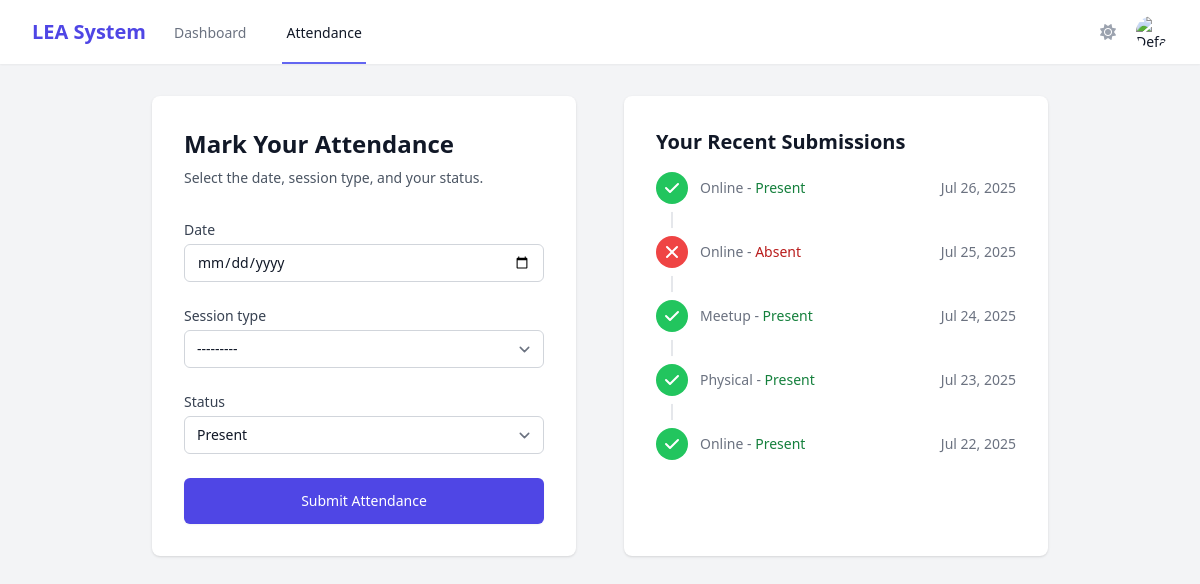
The page /attendance/ (signed in) on the database its author committed.
### lea_app/models.py (models this page shows, shortened)
class Attendance(models.Model):
    SESSION_TYPES = [('physical', 'Physical'), ('online', 'Online'), ('meetup', 'Meetup')]
    STATUS_CHOICES = [('present', 'Present'), ('absent', 'Absent')]
    user = models.ForeignKey(User, on_delete=models.CASCADE, related_name='attendances')
    date = models.DateField()
    session_type = models.CharField(max_length=10, choices=SESSION_TYPES)
    status = models.CharField(max_length=10, choices=STATUS_CHOICES, default='present')
    timestamp = models.DateTimeField(auto_now_add=True)
    class Meta:
        unique_together = ('user', 'date')

### lea_app/views.py (the view, shortened to what this page needs)
# urls.py: path('attendance/', views.attendance_view, name='attendance'),
@login_required
def attendance_view(request):
    form = AttendanceForm()
    recent_attendances = Attendance.objects.filter(user=request.user).order_by('-date')[:5]
    context = {
        'form': form, # This is either a blank form or a form with errors
        'recent_attendances': recent_attendances
    }
    return render(request, 'user/attendance.html', context)

### lea_app/forms.py
class AttendanceForm(forms.ModelForm):
    class Meta:
        model = Attendance
        fields = ['date', 'session_type', 'status']
        widgets = {
            'date': forms.DateInput(attrs={'type': 'date', 'class': input_class}),
            'session_type': forms.Select(attrs={'class': input_class}),
            'status': forms.Select(attrs={'class': input_class}),
        }

### lea_app/models.py (called while the page is built)
    @property
    def is_admin(self):
        return self.role == self.Role.ADMIN

### templates/user/attendance.html (shortened to what this page needs)
{% extends "base.html" %}
{% load static %}
{% block content %}
<div class="max-w-4xl mx-auto">
  <div class="grid grid-cols-1 lg:grid-cols-2 gap-12">
    <div class="bg-white dark:bg-gray-800 shadow rounded-lg p-6 lg:p-8">
      <h2 class="text-2xl font-bold text-gray-900 dark:text-white">Mark Your Attendance</h2>
      <p class="mt-2 text-sm text-gray-600 dark:text-gray-400">Select the date, session type, and your status.</p>
      <form class="mt-8 space-y-6" method="POST">
        <div>
          <label for="{{ form.date.id_for_label }}" class="block text-sm font-medium text-gray-700 dark:text-gray-300">{{ form.date.label }}</label>
          {{ form.date }}
        </div>
        <div>
          <label for="{{ form.session_type.id_for_label }}" class="block text-sm font-medium text-gray-700 dark:text-gray-300">{{ form.session_type.label }}</label>
          {{ form.session_type }}
        </div>
        <div>
          <label for="{{ form.status.id_for_label }}" class="block text-sm font-medium text-gray-700 dark:text-gray-300">{{ form.status.label }}</label>
          {{ form.status }}
        </div>
        <div>
          <button type="submit" class="w-full flex justify-center py-3 px-4 border border-transparent rounded-md shadow-sm text-sm font-medium text-white bg-indigo-600 hover:bg-indigo-700 focus:outline-none focus:ring-2 focus:ring-offset-2 focus:ring-indigo-500">
            Submit Attendance
          </button>
        </div>
      </form>
    </div>
    <div class="bg-white dark:bg-gray-800 shadow rounded-lg p-6 lg:p-8">
      <h3 class="text-xl font-semibold text-gray-900 dark:text-white">Your Recent Submissions</h3>
      <div class="mt-4 flow-root">
        <ul role="list" class="-mb-8">
          {% for attendance in recent_attendances %}
          <li>
            <div class="relative pb-8">
              {% if not forloop.last %}
              <span class="absolute top-4 left-4 -ml-px h-full w-0.5 bg-gray-200 dark:bg-gray-700" aria-hidden="true"></span>
              {% endif %}
              <div class="relative flex space-x-3">
                <div>
                  {% if attendance.status == 'present' %}
                  <span class="h-8 w-8 rounded-full bg-green-500 flex items-center justify-center ring-8 ring-white dark:ring-gray-800">
                    <svg class="h-5 w-5 text-white" fill="currentColor" viewBox="0 0 20 20"><path fill-rule="evenodd" d="M16.707 5.293a1 1 0 010 1.414l-8 8a1 1 0 01-1.414 0l-4-4a1 1 0 011.414-1.414L8 12.586l7.293-7.293a1 1 0 011.414 0z" clip-rule="evenodd"></path></svg>
                  </span>
                  {% else %}
                  <span class="h-8 w-8 rounded-full bg-red-500 flex items-center justify-center ring-8 ring-white dark:ring-gray-800">
                  </span>
                  {% endif %}
                </div>
                <div class="min-w-0 flex-1 pt-1.5 flex justify-between space-x-4">
                  <div>
                    <p class="text-sm text-gray-500 dark:text-gray-400">
                      {{ attendance.get_session_type_display }} -
                      <span class="font-medium {% if attendance.status == 'present' %}text-green-700 dark:text-green-400{% else %}text-red-700 dark:text-red-400{% endif %}">
                        {{ attendance.get_status_display }}
                      </span>
                    </p>
                  </div>
                  <div class="text-right text-sm whitespace-nowrap text-gray-500 dark:text-gray-400">
                    <time>{{ attendance.date|date:"M d, Y" }}</time>
                  </div>
                </div>
              </div>
            </div>
          </li>
          {% empty %}
            <p class="text-sm text-gray-500 dark:text-gray-400">You have not submitted any attendance yet.</p>
          {% endfor %}
        </ul>
      </div>
    </div>
  </div>
</div>
{% endblock %}

### templates/base.html (shortened to what this page needs)
{% load static %}
<!DOCTYPE html>
<html lang="en" class="h-full" x-data="{ darkMode: localStorage.getItem('darkMode') === 'true' }"
      :class="{ 'dark': darkMode }" x-init="$watch('darkMode', value => localStorage.setItem('darkMode', value))">
<head>
    <link href="{% static 'css/output.css' %}" rel="stylesheet">
    <link rel="stylesheet" href="https://cdnjs.cloudflare.com/ajax/libs/font-awesome/6.4.0/css/all.min.css" />
</head>
<body class="h-full bg-gray-100 dark:bg-gray-900 font-sans antialiased text-gray-800 dark:text-gray-200">
    <div class="min-h-full">
        {% include 'partials/navbar.html' %}
        <main class="py-8">
            <div class="max-w-7xl mx-auto px-4 sm:px-6 lg:px-8">
                {% block content %}{% endblock %}
            </div>
        </main>
    </div>
</body>
</html>

### templates/partials/navbar.html (shortened to what this page needs)
{% load static %}
<nav x-data="{ open: false }" class="bg-white dark:bg-gray-800 shadow-sm">
    <div class="max-w-7xl mx-auto px-4 sm:px-6 lg:px-8">
        <div class="flex justify-between h-16">
            <div class="flex">
                <div class="flex-shrink-0 flex items-center">
                    <a href="{% url 'home' %}" class="text-xl font-bold text-indigo-600 dark:text-indigo-400">
                        LEA System
                    </a>
                </div>
                <div class="hidden sm:-my-px sm:ml-6 sm:flex sm:space-x-8">
                    {% if user.is_authenticated and user.is_admin %}
                        <a href="{% url 'admin_dashboard' %}" class="inline-flex items-center px-1 pt-1 border-b-2 {% if request.resolver_match.url_name == 'admin_dashboard' %}border-indigo-500 text-gray-900 dark:text-white{% else %}border-transparent text-gray-500 dark:text-gray-400 hover:border-gray-300 hover:text-gray-700{% endif %} text-sm font-medium"> Admin Dashboard </a>
                        <a href="{% url 'members' %}" class="inline-flex items-center px-1 pt-1 border-b-2 {% if request.resolver_match.url_name == 'members' or request.resolver_match.url_name == 'admin_member_detail' %}border-indigo-500 text-gray-900 dark:text-white{% else %}border-transparent text-gray-500 dark:text-gray-400 hover:border-gray-300 hover:text-gray-700{% endif %} text-sm font-medium"> Manage Members </a>
                        <a href="{% url 'reports' %}" class="inline-flex items-center px-1 pt-1 border-b-2 {% if request.resolver_match.url_name == 'reports' %}border-indigo-500 text-gray-900 dark:text-white{% else %}border-transparent text-gray-500 dark:text-gray-400 hover:border-gray-300 hover:text-gray-700{% endif %} text-sm font-medium"> Reports </a>
                    {% elif user.is_authenticated %}
                        <a href="{% url 'dashboard' %}" class="inline-flex items-center px-1 pt-1 border-b-2 {% if request.resolver_match.url_name == 'dashboard' %}border-indigo-500 text-gray-900 dark:text-white{% else %}border-transparent text-gray-500 dark:text-gray-400 hover:border-gray-300 hover:text-gray-700{% endif %} text-sm font-medium"> Dashboard </a>
                        <a href="{% url 'attendance' %}" class="inline-flex items-center px-1 pt-1 border-b-2 {% if request.resolver_match.url_name == 'attendance' %}border-indigo-500 text-gray-900 dark:text-white{% else %}border-transparent text-gray-500 dark:text-gray-400 hover:border-gray-300 hover:text-gray-700{% endif %} text-sm font-medium"> Attendance </a>
                    {% endif %}
                </div>
            </div>
            <div class="hidden sm:ml-6 sm:flex sm:items-center">
                <button @click="darkMode = !darkMode" class="p-2 rounded-full text-gray-400 hover:text-gray-500 dark:hover:text-gray-300 focus:outline-none focus:ring-2 focus:ring-offset-2 focus:ring-indigo-500">
                    <i class="fas fa-sun" x-show="!darkMode"></i>
                </button>
                {% if user.is_authenticated %}
                <div x-data="{ profileOpen: false }" @click.away="profileOpen = false" class="ml-3 relative">
                    <div>
                        <button @click="profileOpen = !profileOpen" type="button" class="bg-white dark:bg-gray-800 flex text-sm rounded-full focus:outline-none focus:ring-2 focus:ring-offset-2 focus:ring-indigo-500" id="user-menu-button" aria-expanded="false" aria-haspopup="true">
                            {% if user.profile_picture %}
                                <img class="h-8 w-8 rounded-full object-cover" src="{{ user.profile_picture.url }}" alt="User Profile">
                            {% else %}
                                <img class="h-8 w-8 rounded-full object-cover" src="{% static 'images/default_avatar.png' %}" alt="Default User Profile">
                            {% endif %}
                        </button>
                    </div>
                </div>
                {% endif %}
            </div>
        </div>
    </div>
</nav>

### rows shown on the page
Attendance: session_type "Online", status "Present", date "Jul 26, 2025"
Attendance: session_type "Online", status "Absent", date "Jul 25, 2025"
Attendance: session_type "Meetup", status "Present", date "Jul 24, 2025"
Attendance: session_type "Physical", status "Present", date "Jul 23, 2025"
Attendance: session_type "Online", status "Present", date "Jul 22, 2025"
